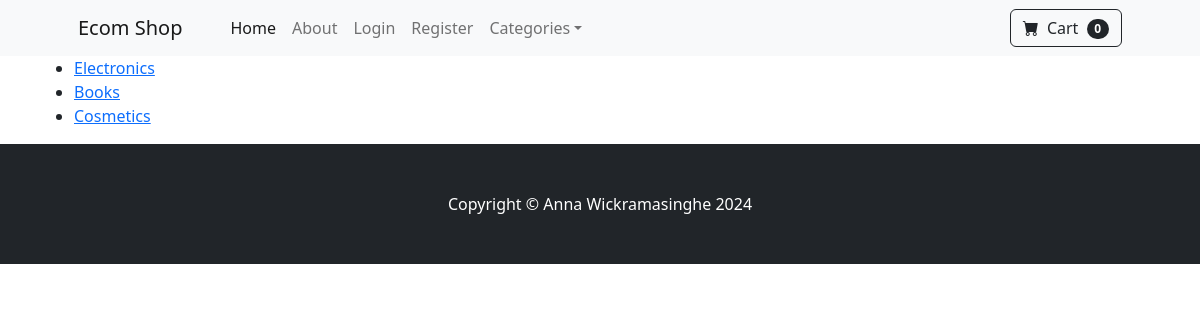
Page /all_categories/ on the committed database.
### store/models.py (models this page shows)
class Category(models.Model):
	name = models.CharField(max_length=50)
	def __str__(self):
		return self.name
	class Meta:
		verbose_name_plural = 'categories'

### store/views.py (the view)
# urls.py: path('all_categories/', views.all_categories, name='all_categories'),
def all_categories(request):
	all_categories = Category.objects.all()
	return render(request, 'all_categories.html', {'all_categories':all_categories})

### cart/cart.py (called while the page is built)
	def __len__(self):
		return len(self.cart)

### cart/context_processors.py (called while the page is built)
def cart(request):
	return {'cart': Cart(request)}

### store/templates/all_categories.html
{% extends 'base.html' %}
{% load static %}
{% block content %}
    <div class="container">
        <div class="row">
            <div class="col-8">
                <ul>
                    {% for category in all_categories %}
                        <li><a href="{% url 'category' category %}">{{ category.name }}</a></li>
                    {% endfor %}
                </ul>
            </div>
        </div>
    </div>
{% endblock %}

### rows in the picture
Category: name "Electronics"
Category: name "Books"
Category: name "Cosmetics"

### other values in the picture
{{ cart|length }} "0"
